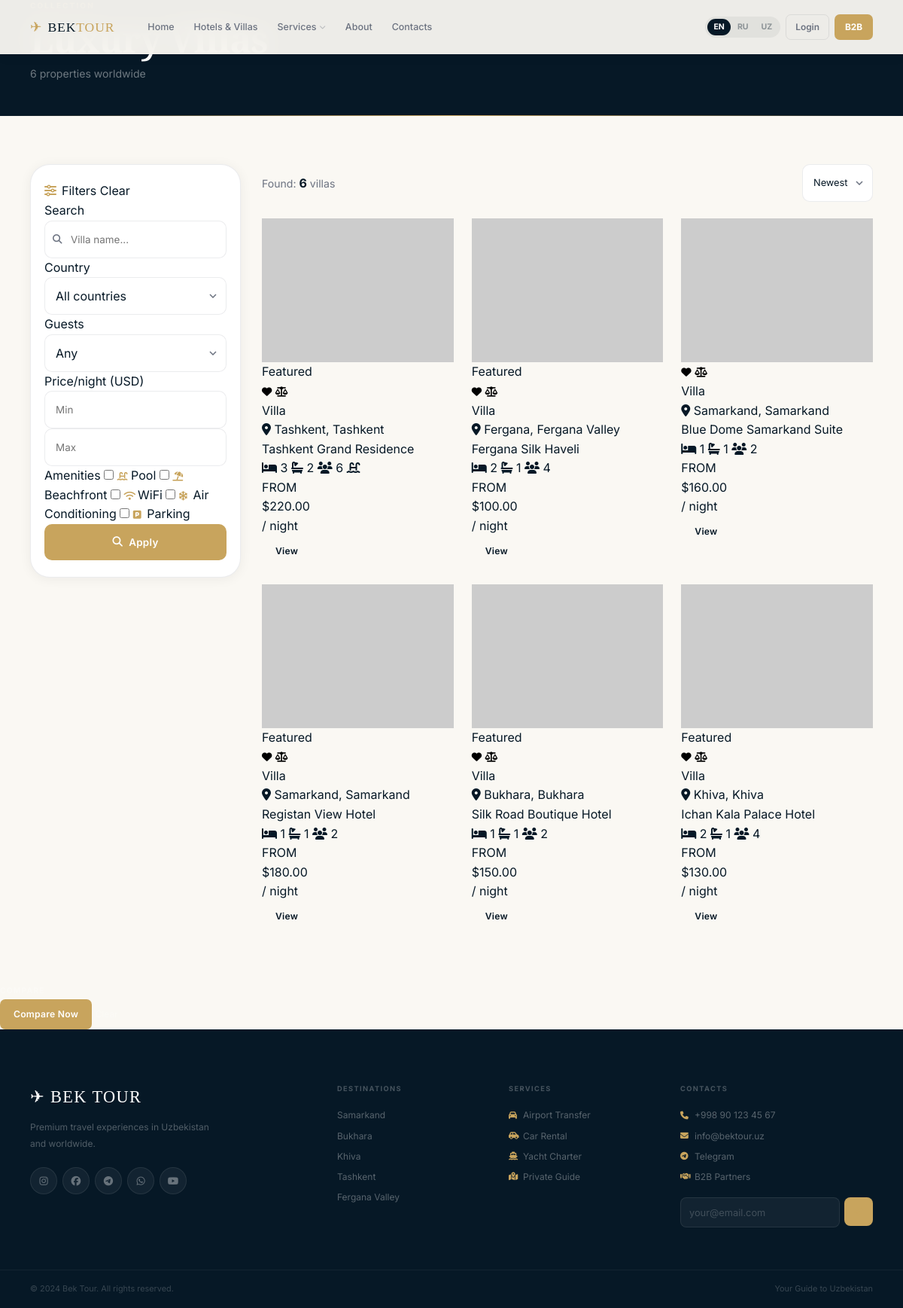
Screenshot of /search with the database file from the repository.
### app/models/models.py (models this page shows)
class Villa(db.Model):
    __tablename__ = 'villas'
    id = db.Column(db.Integer, primary_key=True)
    title_en = db.Column(db.String(200), nullable=False)
    title_ru = db.Column(db.String(200))
    slug = db.Column(db.String(200), unique=True)
    description_en = db.Column(db.Text)
    description_ru = db.Column(db.Text)
    country_id = db.Column(db.Integer, db.ForeignKey('countries.id'))
    city = db.Column(db.String(100))
    address = db.Column(db.String(300))
    bedrooms = db.Column(db.Integer)
    bathrooms = db.Column(db.Integer)
    guests = db.Column(db.Integer)
    area = db.Column(db.Float)
    price_per_night = db.Column(db.Numeric(12, 2))
    price_per_week = db.Column(db.Numeric(12, 2))
    price_per_month = db.Column(db.Numeric(12, 2))
    price_b2b = db.Column(db.Numeric(12, 2))
    cover_image = db.Column(db.String(255))
    has_pool = db.Column(db.Boolean, default=False)
    has_beach = db.Column(db.Boolean, default=False)
    has_wifi = db.Column(db.Boolean, default=False)
    has_ac = db.Column(db.Boolean, default=False)
    has_parking = db.Column(db.Boolean, default=False)
    is_active = db.Column(db.Boolean, default=True)
    is_featured = db.Column(db.Boolean, default=False)
    rating = db.Column(db.Float, default=0.0)
    views = db.Column(db.Integer, default=0)
    created_at = db.Column(db.DateTime, default=datetime.utcnow)
    images = db.relationship('VillaImage', backref='villa', lazy='dynamic', cascade='all, delete-orphan')
    bookings = db.relationship('Booking', backref='villa', lazy='dynamic')
    reviews = db.relationship('Review', backref='villa', lazy='dynamic')

class Country(db.Model):
    __tablename__ = 'countries'
    id = db.Column(db.Integer, primary_key=True)
    name_en = db.Column(db.String(100), nullable=False)
    name_ru = db.Column(db.String(100))
    code = db.Column(db.String(5))
    image = db.Column(db.String(255))
    is_popular = db.Column(db.Boolean, default=False)
    villas = db.relationship('Villa', backref='country', lazy='dynamic')

### app/routes/main.py (the view)
@main_bp.route('/search')
def search():
    q         = request.args.get('q', '')
    country   = request.args.get('country', type=int)
    guests    = request.args.get('guests', type=int)
    min_price = request.args.get('min_price', type=float)
    max_price = request.args.get('max_price', type=float)
    sort      = request.args.get('sort', 'created_at')
    page      = request.args.get('page', 1, type=int)
    query = Villa.query.filter_by(is_active=True)
    if q:         query = query.filter(Villa.title_en.ilike(f'%{q}%'))
    if country:   query = query.filter(Villa.country_id == country)
    if guests:    query = query.filter(Villa.guests >= guests)
    if min_price: query = query.filter(Villa.price_per_night >= min_price)
    if max_price: query = query.filter(Villa.price_per_night <= max_price)
    if sort == 'price_asc':  query = query.order_by(Villa.price_per_night.asc())
    elif sort == 'price_desc': query = query.order_by(Villa.price_per_night.desc())
    else: query = query.order_by(Villa.created_at.desc())
    villas    = query.paginate(page=page, per_page=12, error_out=False)
    countries = Country.query.all()
    return render_template('main/search.html', villas=villas, countries=countries, q=q)

### app/templates/main/search.html (shortened to what this page needs)
{% extends 'base.html' %}
{% block content %}
<div class="page-hero">
  <div class="container">
    <span class="section-label">{% if lang == 'ru' %}Каталог{% elif lang == 'uz' %}Katalog{% else %}Collection{% endif %}</span>
    <h1>{% if lang == 'ru' %}Все виллы{% elif lang == 'uz' %}Barcha villalar{% else %}Luxury Villas{% endif %}</h1>
    <p>{{ villas.total }} {% if lang == 'ru' %}объектов по всему миру{% elif lang == 'uz' %}dunyo bo\'yicha mulk{% else %}properties worldwide{% endif %}</p>
  </div>
</div>
<section class="section-sm">
  <div class="container">
    <form method="GET" action="{{ url_for('villas.index') }}">
      <div class="search-layout">
        <aside class="filter-panel">
          <div class="filter-title">
            <span><i class="fa fa-sliders-h" style="color:var(--gold);margin-right:7px;"></i>{% if lang == 'ru' %}Фильтры{% elif lang == 'uz' %}Filtrlar{% else %}Filters{% endif %}</span>
            <a href="{{ url_for('villas.index') }}" class="filter-reset">{% if lang == 'ru' %}Сбросить{% elif lang == 'uz' %}Tozalash{% else %}Clear{% endif %}</a>
          </div>
          <div class="filter-group">
            <span class="filter-group-label">{% if lang == 'ru' %}Поиск{% elif lang == 'uz' %}Qidirish{% else %}Search{% endif %}</span>
            <div style="position:relative;">
              <input type="text" name="q" value="{{ q or '' }}" placeholder="{% if lang == 'ru' %}Название виллы...{% elif lang == 'uz' %}Villa nomi...{% else %}Villa name...{% endif %}" class="form-control" style="padding-left:34px;font-size:.84rem;">
              <i class="fa fa-search" style="position:absolute;left:11px;top:50%;transform:translateY(-50%);color:var(--muted);font-size:.78rem;"></i>
            </div>
          </div>
          <div class="filter-group">
            <span class="filter-group-label">{% if lang == 'ru' %}Страна{% elif lang == 'uz' %}Mamlakat{% else %}Country{% endif %}</span>
            <select name="country" class="form-control" onchange="this.form.submit()">
              <option value="">{% if lang == 'ru' %}Все страны{% elif lang == 'uz' %}Barcha mamlakatlar{% else %}All countries{% endif %}</option>
            </select>
          </div>
          <div class="filter-group">
            <span class="filter-group-label">{% if lang == 'ru' %}Гостей{% elif lang == 'uz' %}Mehmonlar{% else %}Guests{% endif %}</span>
            <select name="guests" class="form-control" onchange="this.form.submit()">
              <option value="">{% if lang == 'ru' %}Любое кол-во{% elif lang == 'uz' %}Istalgan son{% else %}Any{% endif %}</option>
            </select>
          </div>
          <div class="filter-group">
            <span class="filter-group-label">{% if lang == 'ru' %}Цена/ночь (USD){% elif lang == 'uz' %}Narx/kecha (USD){% else %}Price/night (USD){% endif %}</span>
            <div class="price-range">
              <input type="number" name="min_price" placeholder="Min" class="form-control" style="font-size:.84rem;" value="{{ request.args.get('min_price','') }}">
              <input type="number" name="max_price" placeholder="Max" class="form-control" style="font-size:.84rem;" value="{{ request.args.get('max_price','') }}">
            </div>
          </div>
          <div class="filter-group">
            <span class="filter-group-label">{% if lang == 'ru' %}Удобства{% elif lang == 'uz' %}Qulayliklar{% else %}Amenities{% endif %}</span>
            {% set amenities = [('has_pool','fa-swimming-pool','Pool','Бассейн','Hovuz'),('has_beach','fa-umbrella-beach','Beachfront','Пляж','Qirg\'oq'),('has_wifi','fa-wifi','WiFi','WiFi','WiFi'),('has_ac','fa-snowflake','Air Conditioning','Кондиционер','Konditsioner'),('has_parking','fa-parking','Parking','Парковка','Avtoturargoh')] %}
            {% for name, icon, en, ru, uz in amenities %}
            <label class="checkbox-item">
              <input type="checkbox" name="{{ name }}" value="1" {% if request.args.get(name) %}checked{% endif %} onchange="this.form.submit()">
              <i class="fa {{ icon }}" style="color:var(--gold);width:14px;font-size:.78rem;"></i>
              {% if lang == 'ru' %}{{ ru }}{% elif lang == 'uz' %}{{ uz }}{% else %}{{ en }}{% endif %}
            </label>
            {% endfor %}
          </div>
          <button type="submit" class="btn btn-gold btn-block"><i class="fa fa-search"></i> {% if lang == 'ru' %}Применить{% elif lang == 'uz' %}Qo\'llash{% else %}Apply{% endif %}</button>
        </aside>
        <div>
          <div class="results-top">
            <div class="results-count">{% if lang == 'ru' %}Найдено:{% elif lang == 'uz' %}Topildi:{% else %}Found:{% endif %} <strong>{{ villas.total }}</strong> {% if lang == 'ru' %}вилл{% elif lang == 'uz' %}villa{% else %}villas{% endif %}</div>
            <select name="sort" class="form-control" style="width:auto;font-size:.8rem;" onchange="this.form.submit()">
              <option value="created_at">{% if lang == 'ru' %}Новые{% elif lang == 'uz' %}Yangi{% else %}Newest{% endif %}</option>
            </select>
          </div>
          {% if villas.items %}
          <div class="cards-grid">
            {% for villa in villas.items %}
            <div class="card">
              <div class="card-img">
                <img src="https://picsum.photos/seed/v{{ villa.id }}list/800/600" alt="{{ villa.title_en }}" loading="lazy">
                {% if villa.is_featured %}<div class="card-badges"><span class="card-badge card-badge-gold">Featured</span></div>{% endif %}
                <div class="card-actions">
                  <button class="card-action" data-fav="{{ villa.id }}" title="Favorite"><i class="fa fa-heart"></i></button>
                  <button class="card-action" data-compare="{{ villa.id }}" data-name="{{ villa.title_en }}" title="Compare"><i class="fa fa-balance-scale"></i></button>
                </div>
              </div>
              <div class="card-body">
                <div class="card-tag">Villa</div>
                <div class="card-location"><i class="fa fa-map-marker-alt"></i> {{ villa.city or '' }}{% if villa.country %}, {{ villa.country.name_en }}{% endif %}</div>
                <div class="card-title"><a href="{{ url_for('villas.detail', slug=villa.slug) }}">{{ villa.title_en }}</a></div>
                <div class="card-meta">
                  {% if villa.bedrooms %}<span><i class="fa fa-bed"></i> {{ villa.bedrooms }}</span>{% endif %}
                  {% if villa.bathrooms %}<span><i class="fa fa-bath"></i> {{ villa.bathrooms }}</span>{% endif %}
                  {% if villa.guests %}<span><i class="fa fa-users"></i> {{ villa.guests }}</span>{% endif %}
                  {% if villa.has_pool %}<span><i class="fa fa-swimming-pool"></i></span>{% endif %}
                </div>
                <div class="card-footer">
                  <div>
                    <div class="card-price-label">{{ t.from_label }}</div>
                    <div class="card-price">${{ villa.price_per_night }}</div>
                    <div class="card-price-per">{{ t.per_night }}</div>
                  </div>
                  <a href="{{ url_for('villas.detail', slug=villa.slug) }}" class="btn btn-primary btn-sm">{{ t.btn_view }}</a>
                </div>
              </div>
            </div>
            {% endfor %}
          </div>
          {% endif %}
        </div>
      </div>
    </form>
  </div>
</section>
<div class="compare-bar" id="compareBar">
  <span style="font-size:.65rem;font-weight:700;letter-spacing:.1em;color:rgba(255,255,255,.3);white-space:nowrap;text-transform:uppercase;">Compare</span>
  <a href="#" class="btn btn-gold btn-sm" style="flex-shrink:0;">Compare Now</a>
  <button onclick="clearCompare()" style="color:rgba(255,255,255,.3);font-size:.75rem;cursor:pointer;">Clear</button>
</div>
{% endblock %}

### app/templates/base.html (shortened to what this page needs)
<!DOCTYPE html>
<html lang="{{ lang }}">
<head>
  <link rel="stylesheet" href="https://cdnjs.cloudflare.com/ajax/libs/font-awesome/6.5.0/css/all.min.css">
  <link rel="stylesheet" href="{{ url_for('static', filename='css/main.css') }}">
</head>
<body>
<header class="header {% if not is_hero %}glass{% else %}over{% endif %}" id="header">
  <div class="container">
    <div class="hd-inner">
      <a href="{{ url_for('main.index') }}" class="logo">
        <span class="logo-icon">✈</span>
        <span class="logo-name">BEK<em>TOUR</em></span>
      </a>
      <nav class="nav">
        <a href="{{ url_for('main.index') }}" class="nav-a">{{ t.nav_home }}</a>
        <a href="{{ url_for('villas.index') }}" class="nav-a">{{ t.nav_villas }}</a>
        <div class="nav-drop">
          <a href="{{ url_for('services.index') }}" class="nav-a">
            {{ t.nav_services }}<i class="fa fa-chevron-down nav-caret"></i>
          </a>
        </div>
        <a href="{{ url_for('main.about') }}" class="nav-a">{{ t.nav_about }}</a>
        <a href="{{ url_for('main.contacts') }}" class="nav-a">{{ t.nav_contacts }}</a>
      </nav>
      <div class="hd-right">
        <div class="lang-sw">
          <a href="{{ url_for('main.set_lang', lang='en') }}" {% if lang=='en' %}class="on"{% endif %}>EN</a>
          <a href="{{ url_for('main.set_lang', lang='ru') }}" {% if lang=='ru' %}class="on"{% endif %}>RU</a>
          <a href="{{ url_for('main.set_lang', lang='uz') }}" {% if lang=='uz' %}class="on"{% endif %}>UZ</a>
        </div>
        {% if current_user.is_authenticated %}
        <div class="user-dd">
          <button class="user-av">{{ (current_user.first_name or current_user.email)[0].upper() }}</button>
          <div class="user-dd-menu">
            <a href="{{ url_for('auth.profile') }}"><i class="fa fa-user"></i> {{ t.profile }}</a>
            {% if current_user.role == 'admin' %}<a href="{{ url_for('admin.dashboard') }}"><i class="fa fa-cog"></i> Admin</a>{% endif %}
            {% if current_user.role == 'agent' %}<a href="{{ url_for('b2b.dashboard') }}"><i class="fa fa-building"></i> B2B</a>{% endif %}
            <a href="{{ url_for('auth.logout') }}" style="color:#DC2626"><i class="fa fa-sign-out-alt"></i> {{ t.logout }}</a>
          </div>
        </div>
        {% else %}
        <a href="{{ url_for('auth.login') }}" class="btn-hd-ghost">{{ t.login }}</a>
        {% endif %}
        <a href="{{ url_for('b2b.register') }}" class="btn-hd-gold">B2B</a>
      </div>
    </div>
  </div>
</header>
<main>{% block content %}{% endblock %}</main>
<footer class="footer">
  <div class="footer-inner">
    <div class="footer-brand">
      <div class="footer-logo">✈ BEK TOUR</div>
      <p>{{ t.footer_desc }}</p>
      <div class="footer-soc">
        <a href="#" aria-label="Instagram"><i class="fab fa-instagram"></i></a>
        <a href="#" aria-label="Facebook"><i class="fab fa-facebook"></i></a>
        <a href="https://t.me/bektop" aria-label="Telegram"><i class="fab fa-telegram"></i></a>
        <a href="#" aria-label="WhatsApp"><i class="fab fa-whatsapp"></i></a>
        <a href="#" aria-label="YouTube"><i class="fab fa-youtube"></i></a>
      </div>
    </div>
    <div class="footer-col">
      <div class="footer-col-title">{% if lang=='ru' %}Направления{% elif lang=='uz' %}Yo'nalishlar{% else %}Destinations{% endif %}</div>
      <a href="{{ url_for('villas.index') }}?q=Samarkand">Samarkand</a>
      <a href="{{ url_for('villas.index') }}?q=Bukhara">Bukhara</a>
      <a href="{{ url_for('villas.index') }}?q=Khiva">Khiva</a>
      <a href="{{ url_for('villas.index') }}?q=Tashkent">Tashkent</a>
      <a href="{{ url_for('villas.index') }}?q=Fergana">Fergana Valley</a>
    </div>
    <div class="footer-col">
      <div class="footer-col-title">{{ t.nav_services }}</div>
      <a href="{{ url_for('services.index') }}#transfer"><i class="fa fa-car"></i>{{ t.serv_transfer }}</a>
      <a href="{{ url_for('services.index') }}#car"><i class="fa fa-car-side"></i>{{ t.serv_car }}</a>
      <a href="{{ url_for('services.index') }}#yacht"><i class="fa fa-ship"></i>{{ t.serv_yacht }}</a>
      <a href="{{ url_for('services.index') }}#guide"><i class="fa fa-map-marked-alt"></i>{{ t.serv_guide }}</a>
    </div>
    <div class="footer-col">
      <div class="footer-col-title">{{ t.nav_contacts }}</div>
      <a href="tel:+998901234567"><i class="fa fa-phone"></i>+998 90 123 45 67</a>
      <a href="mailto:info@bektour.uz"><i class="fa fa-envelope"></i>info@bektour.uz</a>
      <a href="https://t.me/bektop"><i class="fab fa-telegram"></i>Telegram</a>
      <a href="{{ url_for('b2b.register') }}"><i class="fa fa-handshake"></i>B2B Partners</a>
      <div class="footer-nl">
        <input type="email" placeholder="{% if lang=='ru' %}Email{% else %}your@email.com{% endif %}">
        <button onclick="showToast('{% if lang=='ru' %}Спасибо!{% else %}Thank you!{% endif %}')"><i class="fa fa-paper-plane"></i></button>
      </div>
    </div>
  </div>
  <div class="footer-bottom">
    <span>© 2024 Bek Tour. {% if lang=='ru' %}Все права защищены{% elif lang=='uz' %}Barcha huquqlar himoyalangan{% else %}All rights reserved{% endif %}.</span>
    <span>{% if lang=='ru' %}Ваш гид по Узбекистану{% elif lang=='uz' %}O'zbekiston bo'yicha qo'llanmangiz{% else %}Your Guide to Uzbekistan{% endif %}</span>
  </div>
</footer>
</body>
</html>

### rows the page displays
Villa: is_featured "Featured", city "Tashkent", country.name_en "Tashkent", title_en "Tashkent Grand Residence", bedrooms "3", bathrooms "2", guests "6", has_pool True (drawn), from_label "FROM", price_per_night "220.00", per_night "/ night", btn_view "View"
Villa: is_featured "Featured", city "Fergana", country.name_en "Fergana Valley", title_en "Fergana Silk Haveli", bedrooms "2", bathrooms "1", guests "4", from_label "FROM", price_per_night "100.00", per_night "/ night", btn_view "View"
Villa: city "Samarkand", country.name_en "Samarkand", title_en "Blue Dome Samarkand Suite", bedrooms "1", bathrooms "1", guests "2", from_label "FROM", price_per_night "160.00", per_night "/ night", btn_view "View"
Villa: is_featured "Featured", city "Samarkand", country.name_en "Samarkand", title_en "Registan View Hotel", bedrooms "1", bathrooms "1", guests "2", from_label "FROM", price_per_night "180.00", per_night "/ night", btn_view "View"
Villa: is_featured "Featured", city "Bukhara", country.name_en "Bukhara", title_en "Silk Road Boutique Hotel", bedrooms "1", bathrooms "1", guests "2", from_label "FROM", price_per_night "150.00", per_night "/ night", btn_view "View"
Villa: is_featured "Featured", city "Khiva", country.name_en "Khiva", title_en "Ichan Kala Palace Hotel", bedrooms "2", bathrooms "1", guests "4", from_label "FROM", price_per_night "130.00", per_night "/ night", btn_view "View"

### other values shown
{{ t.nav_home }} "Home"
{{ t.nav_villas }} "Hotels & Villas"
{{ t.nav_services }} "Services"
{{ t.nav_about }} "About"
{{ t.nav_contacts }} "Contacts"
{{ t.login }} "Login"
{{ villas.total }} "6"
{{ en }} "Pool" "Beachfront" "WiFi" "Air Conditioning" "Parking"
{{ t.footer_desc }} "Premium travel experiences in Uzbekistan and worldwide."
{{ t.nav_services }} "SERVICES"
{{ t.serv_transfer }} "Airport Transfer"
{{ t.serv_car }} "Car Rental"
{{ t.serv_yacht }} "Yacht Charter"
{{ t.serv_guide }} "Private Guide"
{{ t.nav_contacts }} "CONTACTS"
